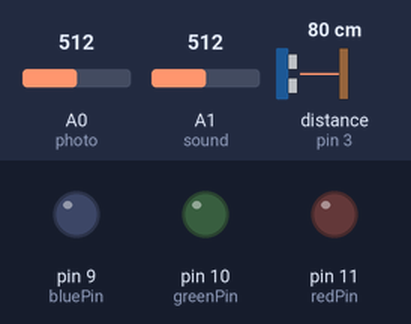
Simulated run of this sketch. Board: Arduino Uno, built with avr-gcc and run on an emulated ATmega328P. Parts: output pins drawn as LEDs (lit = HIGH). Wiring (inferred from the names in the program): ultrasonic range finder: trigger pin 4; echo pin 3. Inputs (shaded band) come from the test bench; at power-on: distance to the obstacle (sensor on pin 3) 80 cm, A0 (photo) = 512, A1 (sound) = 512. The echo pulse lasts 58.3 µs per cm; pins used as bus, display or sensor lines are not drawn.

Above: at 1.6 s.
1.7 s: distance to the obstacle (sensor on pin 3) set to 250 cm
At 3.7 s:
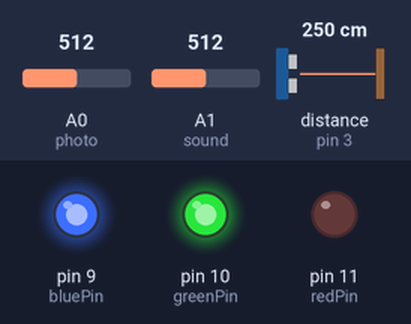
4.0 s: A0 (photo) set to 586
5.5 s: A0 (photo) set to 617
At 6.7 s:
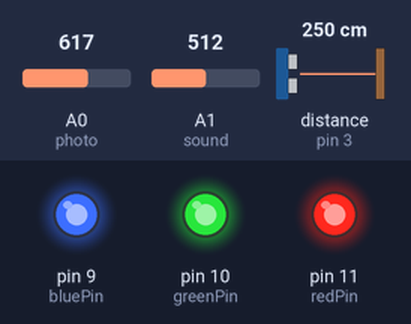
7.6 s: A1 (sound) set to 33
9.1 s: A1 (sound) set to 27
At 11.5 s:
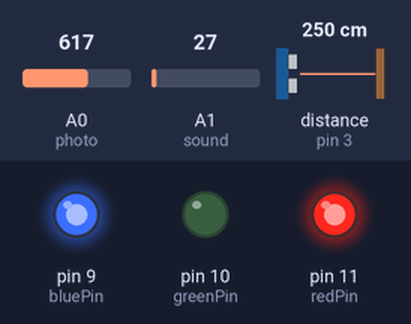
11.8 s: distance to the obstacle (sensor on pin 3) set to 2 cm
At 12.2 s:
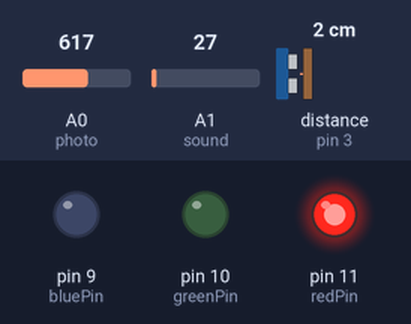
Timing chart, 0 to 14.4 s (numbered marks = the images above; inputs shaded):
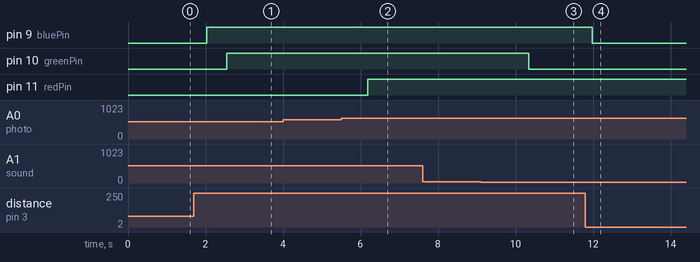

The sketch:

Q1_1.ino
```cpp
int count1, count2, count3;
int redPin = 11, greenPin = 10, bluePin = 9;
int red, blue, green, value;
int photo = A0, sound = A1;
const int trigPin = 4;  const int echoPin = 3;
long duration, distance;

void setup()
{
  count1=0;
  count2=0;
  count3=0;
  pinMode(redPin, OUTPUT);
  pinMode(greenPin, OUTPUT);
  pinMode(bluePin, OUTPUT);
  pinMode(photo, INPUT);
  pinMode(sound, INPUT);
  pinMode(trigPin, OUTPUT);
  pinMode(echoPin, INPUT);
}

void loop()
{
  if(count1==4)
  {
    digitalWrite(trigPin, LOW); // Clears the trigPin
    delayMicroseconds(2);
    digitalWrite(trigPin, HIGH);
    delayMicroseconds(10);
    digitalWrite(trigPin, LOW);
    duration = pulseIn(echoPin, HIGH);
    distance = duration*0.034/2;
    if(distance>200) blue = 150;
    else blue = 0;
    digitalWrite(bluePin, blue);
    count1=0;
  }
  if(count2==10)
  {
    value = analogRead(photo);
    if(value>600) red = 150;
    else red = 0;
    digitalWrite(redPin, red);
    count2=0;
  }
  if(count3==25)
  {
    value = analogRead(sound);
    if(value>30) green = 150;
    else green = 0;
    digitalWrite(greenPin, green);
    count3=0;
  }

  count1++;
  count2++;
  count3++;
  delay(100);
}
```

Measured:
- the behaviour switches between 600 and 601 on A0 (photo) (found by bisection; images 1 and 2)
- the behaviour switches between 31 and 30 on A1 (sound) (found by bisection; images 2 and 3)
- after the input at 1.7 s, pin 9 (bluePin): LOW → HIGH after 0.34 s
- after the input at 4.0 s, every drawn part: stays the same
- after the input at 5.5 s, pin 11 (redPin): LOW → HIGH after 0.69 s
- after the input at 7.6 s, every drawn part: stays the same
- after the input at 9.1 s, pin 10 (greenPin): HIGH → LOW after 1.2 s
- after the input at 11.8 s, pin 9 (bluePin): HIGH → LOW after 0.19 s
